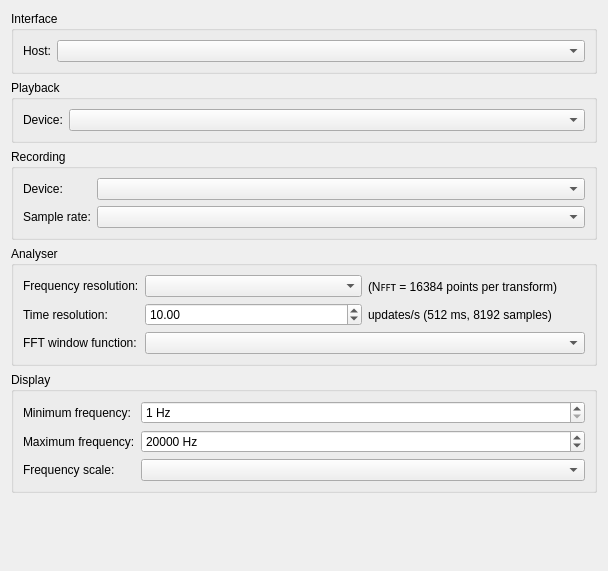
<?xml version="1.0" encoding="UTF-8"?>
<ui version="4.0">
 <author>Clo Yun-Hee Dufour</author>
 <class>Settings</class>
 <widget class="QWidget" name="Settings">
  <property name="windowModality">
   <enum>Qt::NonModal</enum>
  </property>
  <property name="enabled">
   <bool>true</bool>
  </property>
  <property name="geometry">
   <rect>
    <x>0</x>
    <y>0</y>
    <width>608</width>
    <height>571</height>
   </rect>
  </property>
  <property name="sizePolicy">
   <sizepolicy hsizetype="Preferred" vsizetype="Fixed">
    <horstretch>0</horstretch>
    <verstretch>0</verstretch>
   </sizepolicy>
  </property>
  <property name="acceptDrops">
   <bool>false</bool>
  </property>
  <property name="windowTitle">
   <string>Settings</string>
  </property>
  <property name="windowOpacity">
   <double>1.000000000000000</double>
  </property>
  <layout class="QHBoxLayout" name="horizontalLayout">
   <item>
    <layout class="QVBoxLayout" name="verticalLayout">
     <property name="sizeConstraint">
      <enum>QLayout::SetDefaultConstraint</enum>
     </property>
     <property name="leftMargin">
      <number>0</number>
     </property>
     <item>
      <widget class="QGroupBox" name="interfaceGroupBox">
       <property name="title">
        <string>Interface</string>
       </property>
       <layout class="QFormLayout" name="formLayout">
        <item row="0" column="0">
         <widget class="QLabel" name="hostInterfaceLabel">
          <property name="text">
           <string>Host:</string>
          </property>
         </widget>
        </item>
        <item row="0" column="1">
         <widget class="QComboBox" name="hostInterfaceComboBox"/>
        </item>
       </layout>
      </widget>
     </item>
     <item>
      <widget class="QGroupBox" name="playbackGroupBox">
       <property name="title">
        <string>Playback</string>
       </property>
       <layout class="QFormLayout" name="formLayout_3">
        <item row="0" column="0">
         <widget class="QLabel" name="playbackDeviceLabel">
          <property name="text">
           <string>Device:</string>
          </property>
         </widget>
        </item>
        <item row="0" column="1">
         <widget class="QComboBox" name="playbackDeviceComboBox"/>
        </item>
       </layout>
      </widget>
     </item>
     <item>
      <widget class="QGroupBox" name="recordingGroupBox">
       <property name="sizePolicy">
        <sizepolicy hsizetype="Preferred" vsizetype="Preferred">
         <horstretch>0</horstretch>
         <verstretch>0</verstretch>
        </sizepolicy>
       </property>
       <property name="title">
        <string>Recording</string>
       </property>
       <property name="flat">
        <bool>false</bool>
       </property>
       <layout class="QFormLayout" name="recordingDeviceFormLayout">
        <item row="0" column="0">
         <widget class="QLabel" name="recordingDeviceLabel">
          <property name="sizePolicy">
           <sizepolicy hsizetype="Preferred" vsizetype="Preferred">
            <horstretch>0</horstretch>
            <verstretch>0</verstretch>
           </sizepolicy>
          </property>
          <property name="text">
           <string>Device:</string>
          </property>
         </widget>
        </item>
        <item row="0" column="1">
         <widget class="QComboBox" name="recordingDeviceComboBox">
          <property name="sizePolicy">
           <sizepolicy hsizetype="Minimum" vsizetype="Preferred">
            <horstretch>0</horstretch>
            <verstretch>0</verstretch>
           </sizepolicy>
          </property>
         </widget>
        </item>
        <item row="1" column="0">
         <widget class="QLabel" name="sampleRateLabel">
          <property name="sizePolicy">
           <sizepolicy hsizetype="Preferred" vsizetype="Preferred">
            <horstretch>0</horstretch>
            <verstretch>0</verstretch>
           </sizepolicy>
          </property>
          <property name="text">
           <string>Sample rate:</string>
          </property>
         </widget>
        </item>
        <item row="1" column="1">
         <widget class="QComboBox" name="sampleRateComboBox">
          <property name="sizePolicy">
           <sizepolicy hsizetype="Minimum" vsizetype="Preferred">
            <horstretch>0</horstretch>
            <verstretch>0</verstretch>
           </sizepolicy>
          </property>
         </widget>
        </item>
       </layout>
      </widget>
     </item>
     <item>
      <widget class="QGroupBox" name="analyserGroupBox">
       <property name="title">
        <string>Analyser</string>
       </property>
       <layout class="QFormLayout" name="formLayout_4">
        <item row="0" column="1">
         <layout class="QHBoxLayout" name="horizontalLayout_freqRes">
          <item>
           <widget class="QComboBox" name="freqResComboBox">
            <property name="sizePolicy">
             <sizepolicy hsizetype="Minimum" vsizetype="Preferred">
              <horstretch>0</horstretch>
              <verstretch>0</verstretch>
             </sizepolicy>
            </property>
           </widget>
          </item>
          <item>
           <widget class="QLabel" name="freqResSuffixLabel">
            <property name="text">
             <string>(Nꜰꜰᴛ = 16384 points per transform)</string>
            </property>
           </widget>
          </item>
         </layout>
        </item>
        <item row="1" column="0">
         <widget class="QLabel" name="timeResLabel">
          <property name="text">
           <string>Time resolution:</string>
          </property>
         </widget>
        </item>
        <item row="1" column="1">
         <layout class="QHBoxLayout" name="horizontalLayout_timeRes">
          <item>
           <widget class="QDoubleSpinBox" name="timeResSpinBox">
            <property name="sizePolicy">
             <sizepolicy hsizetype="Minimum" vsizetype="Preferred">
              <horstretch>0</horstretch>
              <verstretch>0</verstretch>
             </sizepolicy>
            </property>
            <property name="minimum">
             <double>0.010000000000000</double>
            </property>
            <property name="maximum">
             <double>1000.000000000000000</double>
            </property>
            <property name="stepType">
             <enum>QAbstractSpinBox::AdaptiveDecimalStepType</enum>
            </property>
            <property name="value">
             <double>10.000000000000000</double>
            </property>
           </widget>
          </item>
          <item>
           <widget class="QLabel" name="timeResSuffixLabel">
            <property name="text">
             <string>updates/s (512 ms, 8192 samples)</string>
            </property>
           </widget>
          </item>
         </layout>
        </item>
        <item row="2" column="0">
         <widget class="QLabel" name="windowLabel">
          <property name="text">
           <string>FFT window function:</string>
          </property>
         </widget>
        </item>
        <item row="2" column="1">
         <widget class="QComboBox" name="windowComboBox">
          <property name="sizePolicy">
           <sizepolicy hsizetype="Minimum" vsizetype="Preferred">
            <horstretch>0</horstretch>
            <verstretch>0</verstretch>
           </sizepolicy>
          </property>
         </widget>
        </item>
        <item row="0" column="0">
         <widget class="QLabel" name="freqResLabel">
          <property name="text">
           <string>Frequency resolution:</string>
          </property>
         </widget>
        </item>
       </layout>
      </widget>
     </item>
     <item>
      <widget class="QGroupBox" name="displayGroupBox">
       <property name="title">
        <string>Display</string>
       </property>
       <layout class="QFormLayout" name="formLayout_2">
        <item row="0" column="0">
         <widget class="QLabel" name="minFreqLabel">
          <property name="text">
           <string>Minimum frequency:</string>
          </property>
         </widget>
        </item>
        <item row="0" column="1">
         <widget class="QSpinBox" name="minFreqSpinBox">
          <property name="suffix">
           <string> Hz</string>
          </property>
          <property name="minimum">
           <number>1</number>
          </property>
          <property name="maximum">
           <number>40000</number>
          </property>
          <property name="stepType">
           <enum>QAbstractSpinBox::AdaptiveDecimalStepType</enum>
          </property>
         </widget>
        </item>
        <item row="1" column="0">
         <widget class="QLabel" name="maxFreqLabel">
          <property name="text">
           <string>Maximum frequency:</string>
          </property>
         </widget>
        </item>
        <item row="1" column="1">
         <widget class="QSpinBox" name="maxFreqSpinBox">
          <property name="suffix">
           <string> Hz</string>
          </property>
          <property name="minimum">
           <number>1</number>
          </property>
          <property name="maximum">
           <number>40000</number>
          </property>
          <property name="stepType">
           <enum>QAbstractSpinBox::AdaptiveDecimalStepType</enum>
          </property>
          <property name="value">
           <number>20000</number>
          </property>
         </widget>
        </item>
        <item row="2" column="0">
         <widget class="QLabel" name="freqScaleLabel">
          <property name="text">
           <string>Frequency scale:</string>
          </property>
         </widget>
        </item>
        <item row="2" column="1">
         <widget class="QComboBox" name="freqScaleComboBox"/>
        </item>
       </layout>
      </widget>
     </item>
     <item>
      <spacer name="verticalSpacer">
       <property name="orientation">
        <enum>Qt::Vertical</enum>
       </property>
       <property name="sizeHint" stdset="0">
        <size>
         <width>20</width>
         <height>40</height>
        </size>
       </property>
      </spacer>
     </item>
    </layout>
   </item>
  </layout>
 </widget>
 <resources/>
 <connections/>
</ui>
